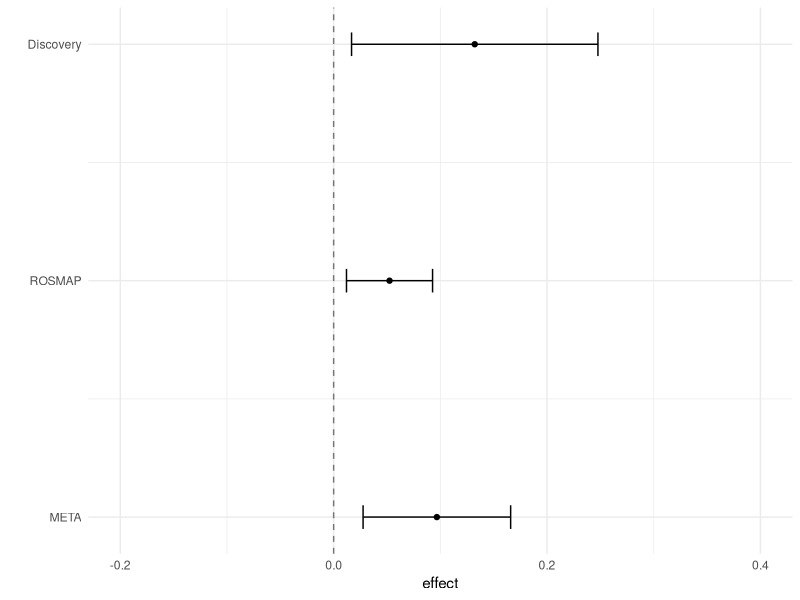
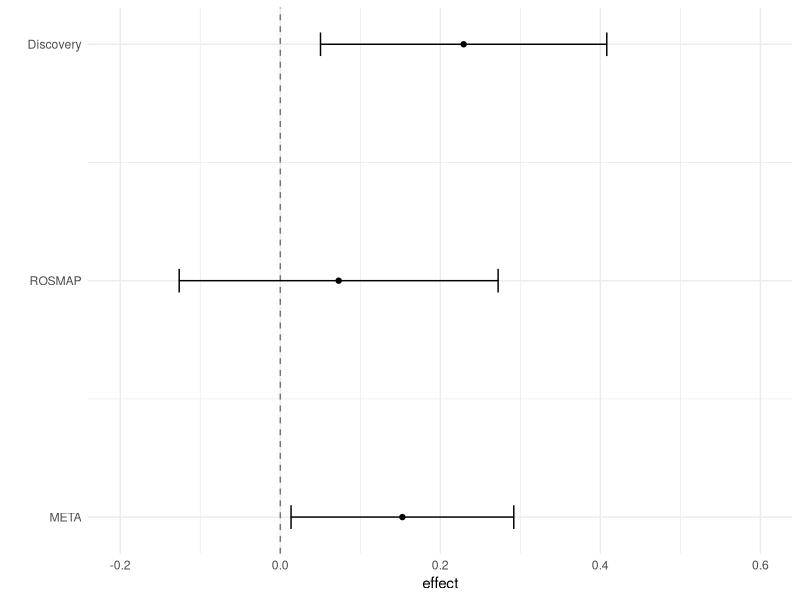

Write the R code that produced these figures, in order. (Note: this script raises an error after producing the figures.)
#oligo.5 (oligo-TFEB)
library(ggplot2)
effect = c(0.132260,0.052384,0.096754)#c(discovery,replication,meta)
sEr = c(0.058915,0.020585,0.035285)
range = sEr*3.92
ci_l = effect - (range/2)
ci_u = effect + (range/2)
df = data.frame(effect,ci_l,ci_u)
df$index = c(3,2,1)

p = ggplot(df,aes(y=index,x=effect,xmin=ci_l,xmax=ci_u)) + geom_point() + geom_errorbarh(height=.1) +
geom_vline(xintercept=0, color="black", linetype="dashed", alpha=.5) +
scale_y_continuous(name = "", breaks=1:3, labels = c('META','ROSMAP','Discovery'))+ #, trans="reverse")
scale_x_continuous(limits=c(-0.2,0.4))+#, breaks = c(-2.5:1)
theme_minimal()

ggsave(p,h=1.5,file='~/scratch/oligo5_replication_treeplot.pdf')

#mic.2 (mic-reduced)
library(ggplot2)
effect = c(0.229137,0.07293,0.152622)#c(discovery,replication,meta)
sEr = c(0.091269,0.10168,0.071014)
range = sEr*3.92
ci_l = effect - (range/2)
ci_u = effect + (range/2)
df2 = data.frame(effect,ci_l,ci_u)
df2$index = c(3,2,1)

p = ggplot(df2,aes(y=index,x=effect,xmin=ci_l,xmax=ci_u)) + geom_point() + geom_errorbarh(height=.1) +
geom_vline(xintercept=0, color="black", linetype="dashed", alpha=.5) +
scale_y_continuous(name = "", breaks=1:3, labels = c('META','ROSMAP','Discovery'))+ #, trans="reverse")
scale_x_continuous(limits=c(-0.2,0.6))+#, breaks = c(-2.5:1)
theme_minimal()

ggsave(p,h=1.5,file='~/scratch/mic2_replication_treeplot.pdf')

df$CellType = 'oligo-TFEB'
df2$CellType = 'mic-reduced'
df$Group = df2$Group = c('Discovery','Replication','Meta')
df3 = rbind(df2,df)
write.table(df3, '/home/brasel/SingleCellProjects/MyProjects/67BrainsPaper/createSourceFiles_NatComm/SupFigs/SupFig9gh.csv', sep = ', ', quote = F, row.names = F, col.names = T)
